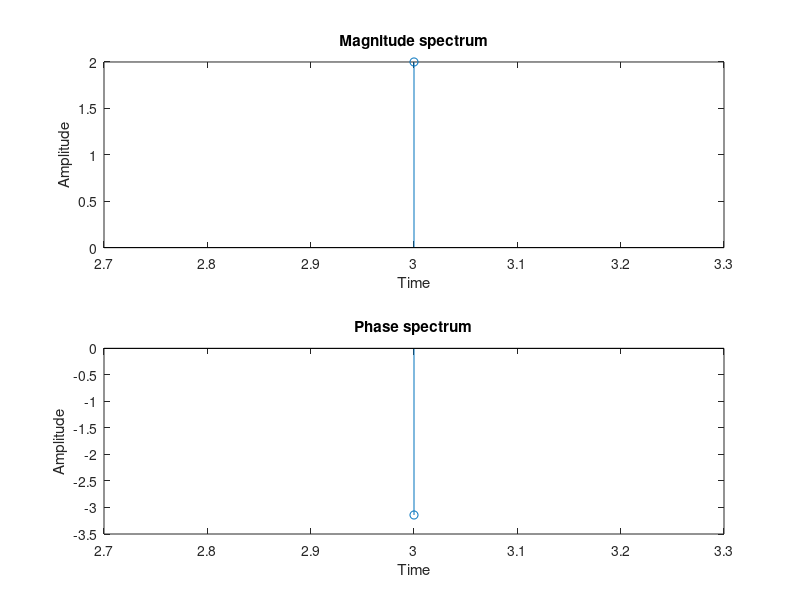

Write the MATLAB code that produced this figure.
clc;
close all;
clear all;
x=[1,2,3,4];
N=length(x);
X=zeros(1,N);
for k=0:N-1
    for n=0:N-1
        X(k+1)=X(k+1)+x(n+1)*exp(-1j*2*pi*k*n/N);
    end
end 

a=1:N;
subplot(2,1,1);
stem(k,abs(X(k)));
title("Magnitude spectrum");
xlabel("Time");
ylabel("Amplitude");
subplot(2,1,2);
stem(k,angle(X(k)));
title("Phase spectrum");
xlabel("Time");
ylabel("Amplitude");
